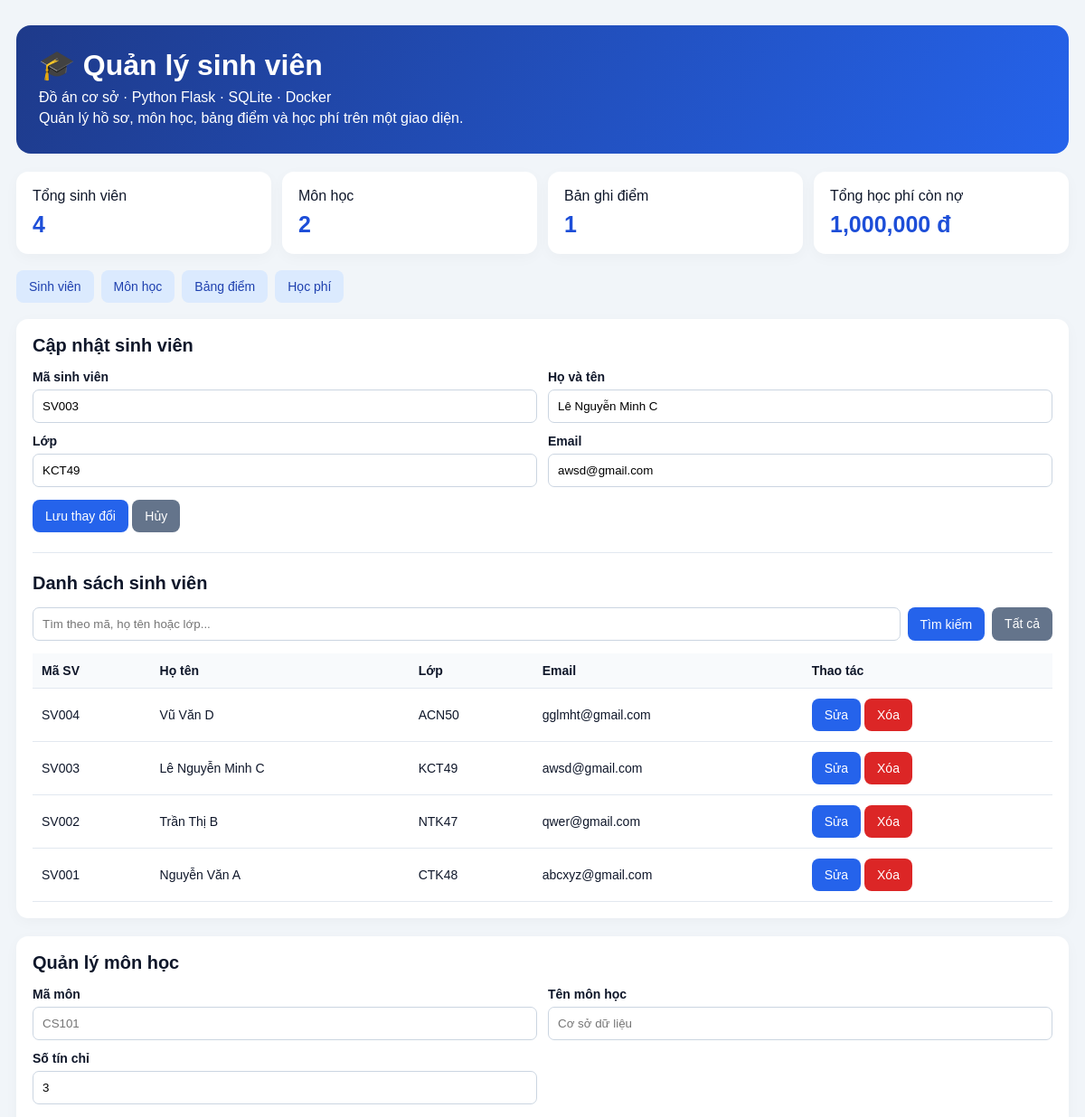
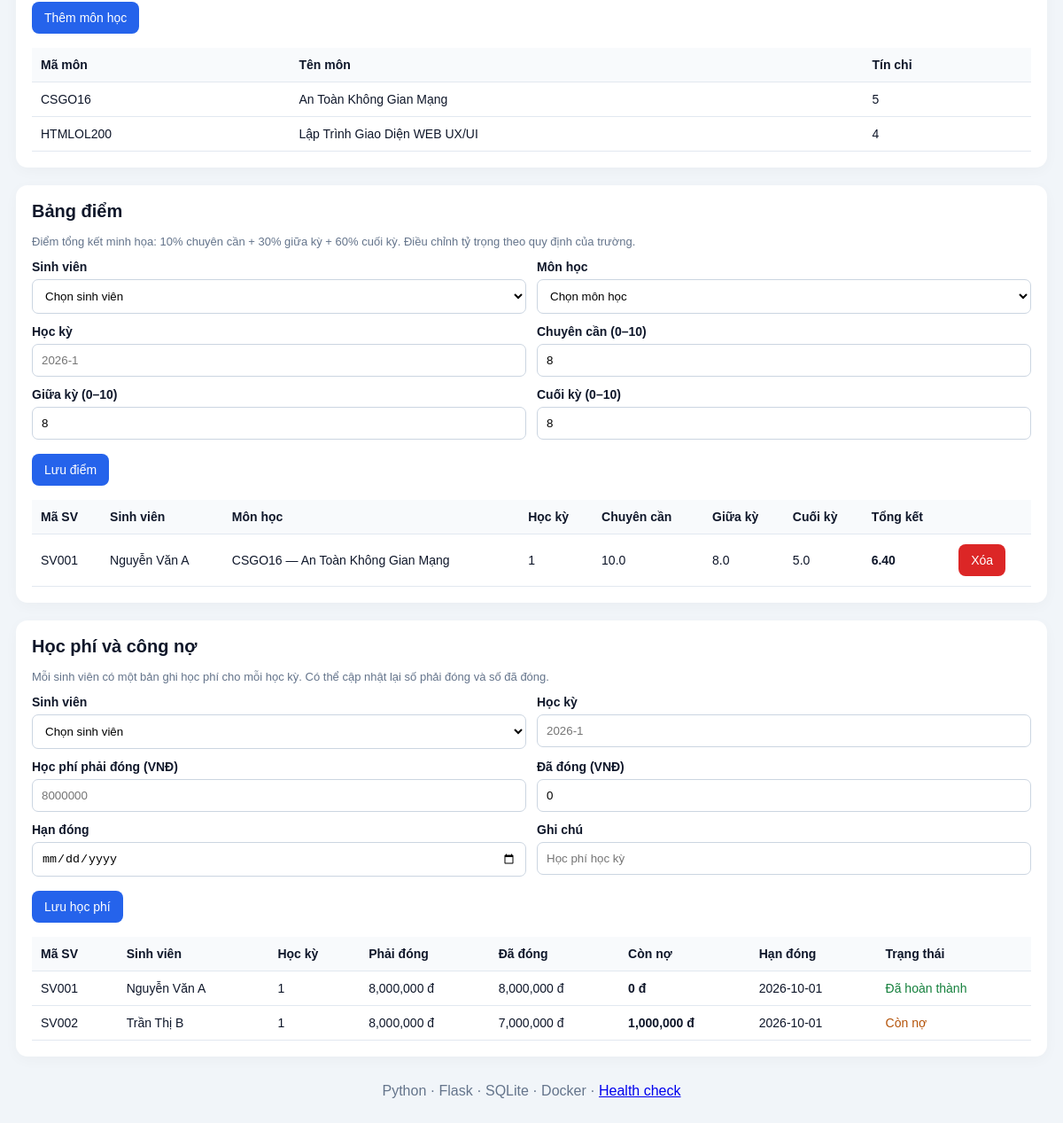
Screenshot of /?edit=4 with the database file from the repository (2 pictures, top to bottom).
### tables this page shows
CREATE TABLE students (
                id INTEGER PRIMARY KEY AUTOINCREMENT,
                student_code TEXT NOT NULL UNIQUE,
                full_name TEXT NOT NULL,
                class_name TEXT NOT NULL,
                email TEXT NOT NULL
            );

CREATE TABLE subjects (
                id INTEGER PRIMARY KEY AUTOINCREMENT,
                subject_code TEXT NOT NULL UNIQUE,
                subject_name TEXT NOT NULL,
                credits INTEGER NOT NULL DEFAULT 3 CHECK (credits > 0)
            );

CREATE TABLE grades (
                id INTEGER PRIMARY KEY AUTOINCREMENT,
                student_id INTEGER NOT NULL,
                subject_id INTEGER NOT NULL,
                semester TEXT NOT NULL,
                attendance REAL NOT NULL DEFAULT 0 CHECK(attendance BETWEEN 0 AND 10),
                midterm REAL NOT NULL DEFAULT 0 CHECK(midterm BETWEEN 0 AND 10),
                final REAL NOT NULL DEFAULT 0 CHECK(final BETWEEN 0 AND 10),
                UNIQUE(student_id, subject_id, semester),
                FOREIGN KEY(student_id) REFERENCES students(id) ON DELETE CASCADE,
                FOREIGN KEY(subject_id) REFERENCES subjects(id) ON DELETE CASCADE
            );

CREATE TABLE tuition (
                id INTEGER PRIMARY KEY AUTOINCREMENT,
                student_id INTEGER NOT NULL,
                semester TEXT NOT NULL,
                amount_due REAL NOT NULL CHECK(amount_due >= 0),
                amount_paid REAL NOT NULL DEFAULT 0 CHECK(amount_paid >= 0),
                due_date TEXT NOT NULL DEFAULT '',
                note TEXT NOT NULL DEFAULT '',
                UNIQUE(student_id, semester),
                FOREIGN KEY(student_id) REFERENCES students(id) ON DELETE CASCADE
            );

### app.py (the view)
@app.get("/")
def index():
    keyword = request.args.get("q", "").strip()
    edit_id = request.args.get("edit", type=int)
    conn = get_connection()
    try:
        students = conn.execute("""SELECT * FROM students
            WHERE student_code LIKE ? OR full_name LIKE ? OR class_name LIKE ?
            ORDER BY id DESC""", (f"%{keyword}%", f"%{keyword}%", f"%{keyword}%")).fetchall()
        editing = conn.execute("SELECT * FROM students WHERE id=?", (edit_id,)).fetchone() if edit_id else None
        subjects = conn.execute("SELECT * FROM subjects ORDER BY subject_name").fetchall()
        grades = conn.execute("""SELECT g.*, s.student_code, s.full_name, sub.subject_code, sub.subject_name,
            sub.credits, ROUND(g.attendance*0.1 + g.midterm*0.3 + g.final*0.6, 2) AS total
            FROM grades g JOIN students s ON s.id=g.student_id
            JOIN subjects sub ON sub.id=g.subject_id
            ORDER BY g.semester DESC, s.student_code, sub.subject_name""").fetchall()
        tuition = conn.execute("""SELECT t.*, s.student_code, s.full_name,
            MAX(t.amount_due-t.amount_paid, 0) AS balance
            FROM tuition t JOIN students s ON s.id=t.student_id
            ORDER BY t.semester DESC, s.student_code""").fetchall()
        total = conn.execute("SELECT COUNT(*) FROM students").fetchone()[0]
        subject_count = conn.execute("SELECT COUNT(*) FROM subjects").fetchone()[0]
        grade_count = conn.execute("SELECT COUNT(*) FROM grades").fetchone()[0]
        tuition_balance = conn.execute("SELECT COALESCE(SUM(MAX(amount_due-amount_paid,0)),0) FROM tuition").fetchone()[0]
    finally:
        conn.close()
    return render_template("index.html", students=students, editing=editing, keyword=keyword,
        total=total, subjects=subjects, grades=grades, tuition=tuition,
        subject_count=subject_count, grade_count=grade_count, tuition_balance=tuition_balance,
        message=request.args.get("message", ""), error=request.args.get("error", ""))

### templates/index.html (shortened to what this page needs)
<!DOCTYPE html>
<html lang="vi">
<head>
</head>
<body>
<main class="container">
    <header class="header">
        <h1>🎓 Quản lý sinh viên</h1>
        <p>Đồ án cơ sở · Python Flask · SQLite · Docker</p>
        <p>Quản lý hồ sơ, môn học, bảng điểm và học phí trên một giao diện.</p>
    </header>
    <section class="stats">
        <div class="stat">
            Tổng sinh viên
            <strong>{{ total }}</strong>
        </div>
        <div class="stat">
            Môn học
            <strong>{{ subject_count }}</strong>
        </div>
        <div class="stat">
            Bản ghi điểm
            <strong>{{ grade_count }}</strong>
        </div>
        <div class="stat">
            Tổng học phí còn nợ
            <strong>{{ "{:,.0f}".format(tuition_balance) }} đ</strong>
        </div>
    </section>
    <nav>
        <a href="#students">Sinh viên</a>
        <a href="#subjects">Môn học</a>
        <a href="#grades">Bảng điểm</a>
        <a href="#tuition">Học phí</a>
    </nav>
    <section class="card" id="students">
        <h2>{{ "Cập nhật sinh viên" if editing else "Thêm sinh viên" }}</h2>
        <form method="post" action="{{ url_for('save_student') }}">
            <div class="grid">
                <div>
                    <label for="student_code">Mã sinh viên</label>
                    <input id="student_code" name="student_code" maxlength="20" placeholder="SV001" required
                           value="{{ editing['student_code'] if editing else '' }}">
                </div>
                <div>
                    <label for="full_name">Họ và tên</label>
                    <input id="full_name" name="full_name" maxlength="100" placeholder="Nguyễn Văn An" required
                           value="{{ editing['full_name'] if editing else '' }}">
                </div>
                <div>
                    <label for="class_name">Lớp</label>
                    <input id="class_name" name="class_name" maxlength="50" placeholder="CNTT01" required
                           value="{{ editing['class_name'] if editing else '' }}">
                </div>
                <div>
                    <label for="email">Email</label>
                    <input id="email" name="email" type="email" maxlength="120" placeholder="an@example.com" required
                           value="{{ editing['email'] if editing else '' }}">
                </div>
            </div>
            <div class="form-actions">
                <button type="submit">{{ "Lưu thay đổi" if editing else "Thêm sinh viên" }}</button>
                {% if editing %}
                    <a class="button secondary" href="{{ url_for('index') }}">Hủy</a>
                {% endif %}
            </div>
        </form>
        <hr style="border:0;border-top:1px solid #e2e8f0;margin:22px 0">
        <h2>Danh sách sinh viên</h2>
        <form class="search" method="get">
            <input name="q" value="{{ keyword }}" placeholder="Tìm theo mã, họ tên hoặc lớp...">
            <button>Tìm kiếm</button>
            <a class="button secondary" href="{{ url_for('index') }}">Tất cả</a>
        </form>
        <div class="table-wrap">
            <table>
                <thead>
                    <tr>
                        <th>Mã SV</th>
                        <th>Họ tên</th>
                        <th>Lớp</th>
                        <th>Email</th>
                        <th>Thao tác</th>
                    </tr>
                </thead>
                <tbody>
                {% for s in students %}
                    <tr>
                        <td>{{ s.student_code }}</td>
                        <td>{{ s.full_name }}</td>
                        <td>{{ s.class_name }}</td>
                        <td>{{ s.email }}</td>
                        <td>
                            <a class="button" href="{{ url_for('index', edit=s.id) }}">Sửa</a>
                            <form class="inline" method="post"
                                  action="{{ url_for('delete_student', student_id=s.id) }}"
                                  onsubmit="return confirm('Xóa sinh viên và dữ liệu liên quan?')">
                                <button class="danger">Xóa</button>
                            </form>
                        </td>
                    </tr>
                {% else %}
                    <tr>
                        <td colspan="5">Chưa có sinh viên phù hợp.</td>
                    </tr>
                {% endfor %}
                </tbody>
            </table>
        </div>
    </section>
    <section class="card" id="subjects">
        <h2>Quản lý môn học</h2>
        <form method="post" action="{{ url_for('save_subject') }}">
            <div class="grid">
                <div>
                    <label>Mã môn</label>
                    <input name="subject_code" required maxlength="20" placeholder="CS101">
                </div>
                <div>
                    <label>Tên môn học</label>
                    <input name="subject_name" required maxlength="120" placeholder="Cơ sở dữ liệu">
                </div>
                <div>
                    <label>Số tín chỉ</label>
                    <input type="number" name="credits" min="1" max="10" value="3" required>
                </div>
            </div>
            <p><button>Thêm môn học</button></p>
        </form>
        <div class="table-wrap">
            <table>
                <thead>
                    <tr>
                        <th>Mã môn</th>
                        <th>Tên môn</th>
                        <th>Tín chỉ</th>
                    </tr>
                </thead>
                <tbody>
                {% for sub in subjects %}
                    <tr>
                        <td>{{ sub.subject_code }}</td>
                        <td>{{ sub.subject_name }}</td>
                        <td>{{ sub.credits }}</td>
                    </tr>
                {% else %}
                    <tr>
                        <td colspan="3">Chưa có môn học. Hãy thêm môn trước khi nhập điểm.</td>
                    </tr>
                {% endfor %}
                </tbody>
            </table>
        </div>
    </section>
    <section class="card" id="grades">
        <h2>Bảng điểm</h2>
        <p class="muted">
            Điểm tổng kết minh họa: 10% chuyên cần + 30% giữa kỳ + 60% cuối kỳ.
            Điều chỉnh tỷ trọng theo quy định của trường.
        </p>
        <form method="post" action="{{ url_for('save_grade') }}">
            <div class="grid">
                <div>
                    <label>Sinh viên</label>
                    <select name="student_id" required>
                        <option value="">Chọn sinh viên</option>
                    </select>
                </div>
                <div>
                    <label>Môn học</label>
                    <select name="subject_id" required>
                        <option value="">Chọn môn học</option>
                    </select>
                </div>
                <div>
                    <label>Học kỳ</label>
                    <input name="semester" required placeholder="2026-1">
                </div>
                <div>
                    <label>Chuyên cần (0–10)</label>
                    <input type="number" name="attendance" min="0" max="10" step="0.1" required value="8">
                </div>
                <div>
                    <label>Giữa kỳ (0–10)</label>
                    <input type="number" name="midterm" min="0" max="10" step="0.1" required value="8">
                </div>
                <div>
                    <label>Cuối kỳ (0–10)</label>
                    <input type="number" name="final" min="0" max="10" step="0.1" required value="8">
                </div>
            </div>
            <p><button>Lưu điểm</button></p>
        </form>
        <div class="table-wrap">
            <table>
                <thead>
                    <tr>
                        <th>Mã SV</th>
                        <th>Sinh viên</th>
                        <th>Môn học</th>
                        <th>Học kỳ</th>
                        <th>Chuyên cần</th>
                        <th>Giữa kỳ</th>
                        <th>Cuối kỳ</th>
                        <th>Tổng kết</th>
                        <th></th>
                    </tr>
                </thead>
                <tbody>
                {% for g in grades %}
                    <tr>
                        <td>{{ g.student_code }}</td>
                        <td>{{ g.full_name }}</td>
                        <td>{{ g.subject_code }} — {{ g.subject_name }}</td>
                        <td>{{ g.semester }}</td>
                        <td>{{ g.attendance }}</td>
                        <td>{{ g.midterm }}</td>
                        <td>{{ g.final }}</td>
                        <td><strong>{{ "%.2f"|format(g.total) }}</strong></td>
                        <td>
                            <form method="post"
                                  action="{{ url_for('delete_grade', grade_id=g.id) }}"
                                  onsubmit="return confirm('Xóa bản ghi điểm này?')">
                                <button class="danger">Xóa</button>
                            </form>
                        </td>
                    </tr>
                {% else %}
                    <tr>
                        <td colspan="9">Chưa có dữ liệu điểm.</td>
                    </tr>
                {% endfor %}
                </tbody>
            </table>
        </div>
    </section>
    <section class="card" id="tuition">
        <h2>Học phí và công nợ</h2>
        <p class="muted">
            Mỗi sinh viên có một bản ghi học phí cho mỗi học kỳ.
            Có thể cập nhật lại số phải đóng và số đã đóng.
        </p>
        <form method="post" action="{{ url_for('save_tuition') }}">
            <div class="grid">
                <div>
                    <label>Sinh viên</label>
                    <select name="student_id" required>
                        <option value="">Chọn sinh viên</option>
                    </select>
                </div>
                <div>
                    <label>Học kỳ</label>
                    <input name="semester" required placeholder="2026-1">
                </div>
                <div>
                    <label>Học phí phải đóng (VNĐ)</label>
                    <input type="number" name="amount_due" min="0" step="1000" required placeholder="8000000">
                </div>
                <div>
                    <label>Đã đóng (VNĐ)</label>
                    <input type="number" name="amount_paid" min="0" step="1000" value="0" required>
                </div>
                <div>
                    <label>Hạn đóng</label>
                    <input type="date" name="due_date">
                </div>
                <div>
                    <label>Ghi chú</label>
                    <input name="note" maxlength="200" placeholder="Học phí học kỳ">
                </div>
            </div>
            <p><button>Lưu học phí</button></p>
        </form>
        <div class="table-wrap">
            <table>
                <thead>
                    <tr>
                        <th>Mã SV</th>
                        <th>Sinh viên</th>
                        <th>Học kỳ</th>
                        <th>Phải đóng</th>
                        <th>Đã đóng</th>
                        <th>Còn nợ</th>
                        <th>Hạn đóng</th>
                        <th>Trạng thái</th>
                    </tr>
                </thead>
                <tbody>
                {% for t in tuition %}
                    <tr>
                        <td>{{ t.student_code }}</td>
                        <td>{{ t.full_name }}</td>
                        <td>{{ t.semester }}</td>
                        <td>{{ "{:,.0f}".format(t.amount_due) }} đ</td>
                        <td>{{ "{:,.0f}".format(t.amount_paid) }} đ</td>
                        <td><strong>{{ "{:,.0f}".format(t.balance) }} đ</strong></td>
                        <td>{{ t.due_date or "—" }}</td>
                        <td>
                            {% if t.balance == 0 %}
                                <span style="color:#15803d">Đã hoàn thành</span>
                            {% else %}
                                <span style="color:#b45309">Còn nợ</span>
                            {% endif %}
                        </td>
                    </tr>
                {% else %}
                    <tr>
                        <td colspan="8">Chưa có dữ liệu học phí.</td>
                    </tr>
                {% endfor %}
                </tbody>
            </table>
        </div>
    </section>
    <p class="footer">
        Python · Flask · SQLite · Docker · <a href="/health">Health check</a>
    </p>
</main>
</body>
</html>

### rows the page displays
students: student_code "SV003", full_name "Lê Nguyễn Minh C", class_name "KCT49", email "awsd@gmail.com"
students: student_code "SV004", full_name "Vũ Văn D", class_name "ACN50", email "gglmht@gmail.com"
students: student_code "SV002", full_name "Trần Thị B", class_name "NTK47", email "qwer@gmail.com"
students: student_code "SV001", full_name "Nguyễn Văn A", class_name "CTK48", email "abcxyz@gmail.com"
subjects: subject_code "CSGO16", subject_name "An Toàn Không Gian Mạng", credits "5"
subjects: subject_code "HTMLOL200", subject_name "Lập Trình Giao Diện WEB UX/UI", credits "4"
grades: student_code "SV001", full_name "Nguyễn Văn A", subject_code "CSGO16", subject_name "An Toàn Không Gian Mạng", semester "1", attendance "10.0", midterm "8.0", final "5.0", total "6.40"
tuition: student_code "SV001", full_name "Nguyễn Văn A", semester "1", amount_due "8,000,000", amount_paid "8,000,000", balance "0", due_date "2026-10-01", shows "Đã hoàn thành"
tuition: student_code "SV002", full_name "Trần Thị B", semester "1", amount_due "8,000,000", amount_paid "7,000,000", balance "1,000,000", due_date "2026-10-01", shows "Còn nợ"

### other values shown
{{ total }} "4"
{{ subject_count }} "2"
{{ grade_count }} "1"
{{ "{:,.0f}".format(tuition_balance) }} "1,000,000"
{{ "Cập nhật sinh viên" if editing else "Thêm sinh viên" }} "Cập nhật sinh viên"
{{ "Lưu thay đổi" if editing else "Thêm sinh viên" }} "Lưu thay đổi"
